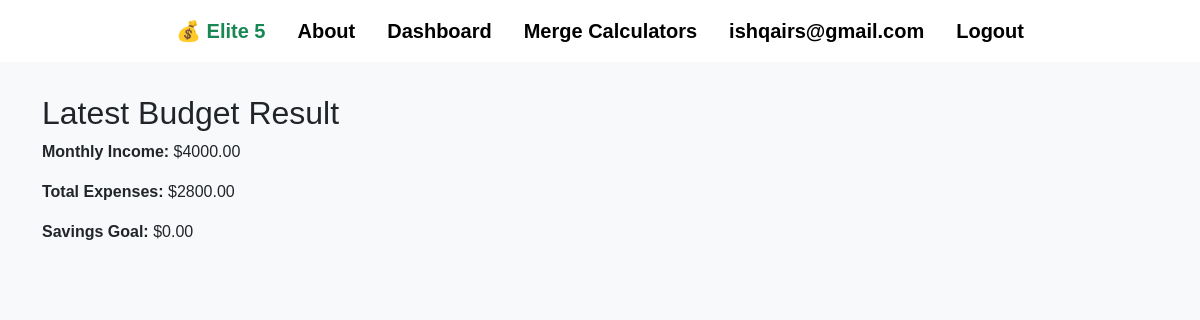
Before: /budget/latest/ (signed in) with the older database file.
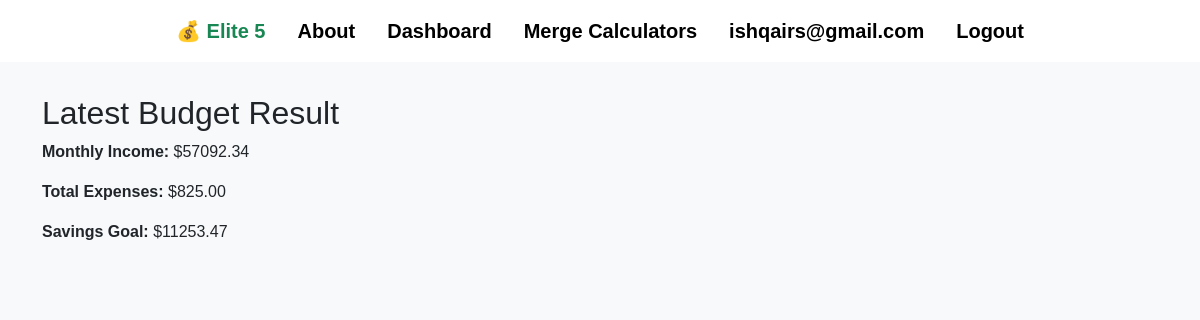
After: the same page with the newer database file.
### main/models.py (models this page shows, shortened)
class BudgetCalculation(models.Model):
    user = models.ForeignKey(User, on_delete=models.CASCADE)
    created_at = models.DateTimeField(auto_now_add=True)
    monthly_income = models.DecimalField(max_digits=10, decimal_places=2)
    total_expenses = models.DecimalField(max_digits=10, decimal_places=2)
    savings_goal = models.DecimalField(max_digits=10, decimal_places=2)

### main/views.py (the view)
# urls.py: path('budget/latest/', views.latest_budget_result, name='latest_budget_result'),
@login_required
def latest_budget_result(request):
    latest = BudgetCalculation.objects.filter(user=request.user).order_by('-created_at').first()
    return render(request, 'main/budget_result.html', {'result': latest})

### main/templates/main/budget_result.html
{% extends "main/base.html" %}
{% block content %}
<div class="container py-4">
  <h2>Latest Budget Result</h2>
  <p><strong>Monthly Income:</strong> ${{ result.monthly_income }}</p>
  <p><strong>Total Expenses:</strong> ${{ result.total_expenses }}</p>
  <p><strong>Savings Goal:</strong> ${{ result.savings_goal }}</p>
</div>
{% endblock %}

Changed rows visible on the page:
no longer on this page (row unchanged): BudgetCalculation: monthly_income "4000.00", total_expenses "2800.00", savings_goal "0.00"
added BudgetCalculation: monthly_income "57092.34", total_expenses "825.00", savings_goal "11253.47"
